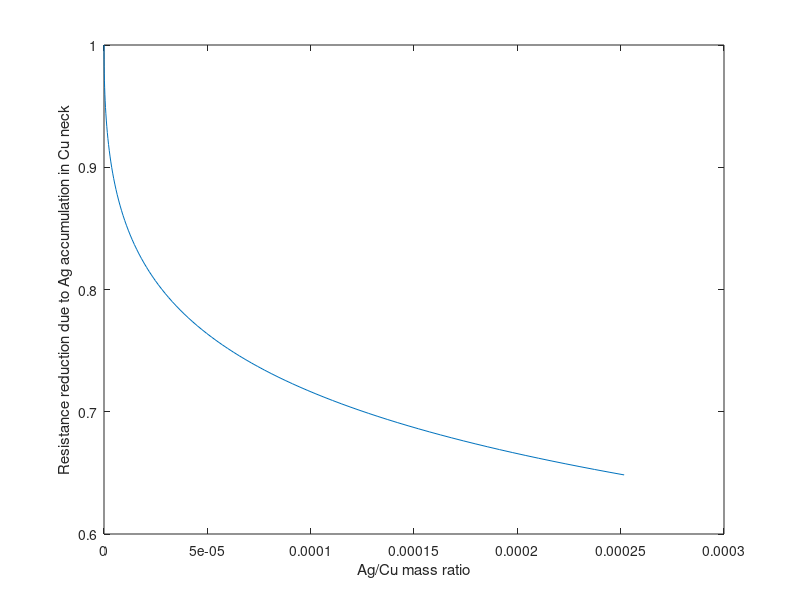

The MATLAB script that drew this image:
clear all
% close all
% home

l_d = 330e-9; 
l_r = l_d/2;
particle_size_ratio = 1/1.0;
r_d = l_d*particle_size_ratio;
r_r = r_d/2;

l_Cu_sint_deg = asind(1/(2*8)); % must be smaller than r_r

if l_r*sind(l_Cu_sint_deg) >= r_r
    l_Cu_sint_deg = asind((r_r*.999)/l_r)
end

r_Cu_sint_deg = asind(l_r*sind(l_Cu_sint_deg)/r_r);

%Cu_volume_full = ((4/6)*pi*(r.^3))
%Cu_cut_off = (pi/3)*((r-(r*cosd(Cu_sint_deg)))^2)*(3*r-(r-(r*cosd(Cu_sint_deg))))
%rat=Cu_cut_off/Cu_volume_full;
l_Cu_volume = ((4/6)*pi*(l_r.^3)) - ( (pi/3)*((l_r-(l_r*cosd(l_Cu_sint_deg)))^2)*(3*l_r-(l_r-(l_r*cosd(l_Cu_sint_deg)))) );
r_Cu_volume = ((4/6)*pi*(r_r.^3)) - ( (pi/3)*((r_r-(r_r*cosd(r_Cu_sint_deg)))^2)*(3*r_r-(r_r-(r_r*cosd(r_Cu_sint_deg)))) );
both_Cu_contact_area =  pi*(l_r*sind(l_Cu_sint_deg)).^2;

Cu_resistance = 1.68e-8;
Ag_resistance = 1.59e-8;

l_Ag_sint_deg = asind(1/(2*3)); % must be smaller than r_r hence must be smaller or equal to particle size ratio % must be bigger than l_Cu_sint_deg

if l_r*sind(l_Ag_sint_deg) > r_r
    l_Ag_sint_deg = asind(r_r/l_r)
end

r_Ag_sint_deg = asind(l_r*sind(l_Ag_sint_deg)/r_r);

no_of_points = 100;
no_of_steps = no_of_points-1;
interval = (l_Ag_sint_deg-l_Cu_sint_deg)/no_of_steps;

l_theta_for_plotting =  zeros(no_of_points,1,1);
r_theta_for_plotting =  zeros(no_of_points,1,1);

Ag_contact_area = zeros(no_of_points,1,1);
l_final_segment_Ag_faction = zeros(no_of_points,1,1);
r_final_segment_Ag_faction = zeros(no_of_points,1,1);

l_segment_final_Ag_volume = zeros(no_of_points,1,1);
l_segment_final_volume = zeros(no_of_points,1,1);
both_segment_final_carea = zeros(no_of_points,1,1);
l_segment_final_length = zeros(no_of_points,1,1);

r_segment_final_length = zeros(no_of_points,1,1);
r_segment_final_volume = zeros(no_of_points,1,1);
r_segment_final_Ag_volume = zeros(no_of_points,1,1);

Ag_Cu_mass_ratio = zeros(no_of_points,1,1);
contact_area_increase = zeros(no_of_points,1,1);

l_segment_Cu_resistance = zeros(no_of_points,1,1);
r_segment_Cu_resistance = zeros(no_of_points,1,1);
l_final_segment_resistance = zeros(no_of_points,1,1);
r_final_segment_resistance = zeros(no_of_points,1,1);

resistance_overall = zeros(no_of_points,1,1);
segment_Cu_average_carea = zeros(no_of_points,1,1);
l_segment_Cu_length = zeros(no_of_points,1,1);
r_segment_Cu_length = zeros(no_of_points,1,1);

res_av = zeros(no_of_points,1,1);
res_improvement = zeros(no_of_points,1,1);

final_segment_resistance_new = zeros(no_of_points,1,1);
final_segment_resistance2 = zeros(no_of_points,1,1);
resistance_overall2 = zeros(no_of_points,1,1);

fun = @(L) L/((l_r*sind(acosd(L/l_r))).^2);
    xmin = 0;
    xmax = (l_r*cosd(l_Cu_sint_deg));
    l_int_allCu_noAg = integral(fun,xmin,xmax,'ArrayValued',true); 
    l_noAg_segment_Cu_resistance = Cu_resistance * l_int_allCu_noAg / pi;

fun = @(L) L/((r_r*sind(acosd(L/r_r))).^2);
    xmin = 0;
    xmax = (r_r*cosd(r_Cu_sint_deg));
    r_int_allCu_noAg = integral(fun,xmin,xmax,'ArrayValued',true); 
    r_noAg_segment_Cu_resistance = Cu_resistance * r_int_allCu_noAg / pi;
    
overall_noAg_segment_Cu_resistance = l_noAg_segment_Cu_resistance + r_noAg_segment_Cu_resistance;

l_int_Cu = zeros(no_of_points,1,1);
l_int_f_Cu = zeros(no_of_points,1,1);
l_int_f_Ag = zeros(no_of_points,1,1);

r_int_Cu = zeros(no_of_points,1,1);
r_int_f_Cu = zeros(no_of_points,1,1);
r_int_f_Ag = zeros(no_of_points,1,1);

counter = 0;

for l_theta = l_Cu_sint_deg:interval:l_Ag_sint_deg % Cu_sint_deg
    r_theta = asind(l_r*sind(l_theta)/r_r);
    counter = counter+1;
    l_theta_for_plotting(counter) = l_theta;
    r_theta_for_plotting(counter) = r_theta;
    
    l_segment_Cu_length(counter) = l_r*cosd(l_theta);
    r_segment_Cu_length(counter) = r_r*cosd(r_theta);
    
    l_segment_final_length(counter) = (l_r*cosd(l_Cu_sint_deg)) - (l_r*cosd(l_theta));
    both_segment_final_carea(counter) = pi*(l_r*sind(l_theta)).^2;
    l_segment_final_Cu_volume = (pi/6) * l_segment_final_length(counter) * ( 3*(l_r*sind(l_theta)).^2 + 3*(l_r*sind(l_Cu_sint_deg)).^2 + l_segment_final_length(counter).^2 );
    l_segment_final_volume(counter) = l_segment_final_length(counter) * both_segment_final_carea(counter);
    l_segment_final_Ag_volume(counter) = l_segment_final_volume(counter) - l_segment_final_Cu_volume;
    
    r_segment_final_length(counter) = (r_r*cosd(r_Cu_sint_deg)) - (r_r*cosd(r_theta));
    r_segment_final_Cu_volume = (pi/6) * r_segment_final_length(counter) * ( 3*(r_r*sind(r_theta)).^2 + 3*(r_r*sind(r_Cu_sint_deg)).^2 + r_segment_final_length(counter).^2 );
    r_segment_final_volume(counter) = r_segment_final_length(counter) * both_segment_final_carea(counter);
    r_segment_final_Ag_volume(counter) = r_segment_final_volume(counter) - r_segment_final_Cu_volume;
        
    Ag_contact_area(counter) = both_segment_final_carea(counter)-both_Cu_contact_area;
    contact_area_increase(counter) = (both_segment_final_carea(counter)/both_Cu_contact_area)-1;
        
    Ag_Cu_mass_ratio(counter) = (10490*(l_segment_final_Ag_volume(counter)+r_segment_final_Ag_volume(counter)))/(8960*(l_Cu_volume+r_Cu_volume));
            
    if l_theta ~= l_Cu_sint_deg % ensure it won't be "NaN"
        l_final_segment_Ag_faction(counter) = l_segment_final_Ag_volume(counter) / l_segment_final_volume(counter) ;
    else
        l_final_segment_Ag_faction(counter) = 0;
    end
    l_Cu_faction_in_final_segment = 1-l_final_segment_Ag_faction(counter); 
    
    if r_theta ~= r_Cu_sint_deg % ensure it won't be "NaN"
        r_final_segment_Ag_faction(counter) = r_segment_final_Ag_volume(counter) / r_segment_final_volume(counter) ;
    else
        r_final_segment_Ag_faction(counter) = 0;
    end
    r_Cu_faction_in_final_segment = 1-r_final_segment_Ag_faction(counter); 
    
    fun = @(L) L/((l_r*sind(acosd(L/l_r))).^2);
    xmin = 0;
    xmax = l_segment_Cu_length(counter);
    l_int_Cu(counter) = integral(fun,xmin,xmax,'ArrayValued',true); 
    l_segment_Cu_resistance(counter) = Cu_resistance * l_int_Cu(counter) / pi;
    
    fun = @(L) L/((r_r*sind(acosd(L/r_r))).^2);
    xmin = 0;
    xmax = r_segment_Cu_length(counter);
    r_int_Cu(counter) = integral(fun,xmin,xmax,'ArrayValued',true); 
    r_segment_Cu_resistance(counter) = Cu_resistance * r_int_Cu(counter) / pi;
    
    fun = @(L) L/((l_r*sind(acosd((l_r*cosd(l_Cu_sint_deg)-L)/l_r))).^2);
    xmin = l_segment_Cu_length(counter);
    xmax = (l_r*cosd(l_Cu_sint_deg));
    l_int_f_Cu(counter) = integral(fun,xmin,xmax,'ArrayValued',true); 
    l_resistance_segment_final_Cu_part = Cu_resistance * l_int_f_Cu(counter) / pi;
    
    fun = @(L) L/((r_r*sind(acosd((r_r*cosd(r_Cu_sint_deg)-L)/r_r))).^2);
    xmin = r_segment_Cu_length(counter);
    xmax = (r_r*cosd(r_Cu_sint_deg));
    r_int_f_Cu(counter) = integral(fun,xmin,xmax,'ArrayValued',true); 
    r_resistance_segment_final_Cu_part = Cu_resistance * r_int_f_Cu(counter) / pi;
    
    fun = @(L) L/(((l_r*sind(acosd((l_r*cosd(l_Cu_sint_deg)-L)/l_r))).^2)-((l_r*sind(l_Cu_sint_deg)).^2));
    xmin = l_segment_Cu_length(counter);
    xmax = (l_r*cosd(l_Cu_sint_deg));
    l_int_f_Ag(counter) = integral(fun,xmin,xmax,'ArrayValued',true); 
    l_resistance_segment_final_Ag_part = Ag_resistance * l_int_f_Ag(counter) / pi;
    
    fun = @(L) L/(((r_r*sind(acosd((r_r*cosd(r_Cu_sint_deg)-L)/r_r))).^2)-((r_r*sind(r_Cu_sint_deg)).^2));
    xmin = r_segment_Cu_length(counter);
    xmax = (r_r*cosd(r_Cu_sint_deg));
    r_int_f_Ag(counter) = integral(fun,xmin,xmax,'ArrayValued',true); 
    r_resistance_segment_final_Ag_part = Ag_resistance * r_int_f_Ag(counter) / pi;
    
    l_final_segment_resistance(counter) = ( (1/l_resistance_segment_final_Cu_part) + (1/l_resistance_segment_final_Ag_part) )^(-1);
    r_final_segment_resistance(counter) = ( (1/r_resistance_segment_final_Cu_part) + (1/r_resistance_segment_final_Ag_part) )^(-1);
    
    resistance_overall(counter) = l_segment_Cu_resistance(counter) + l_final_segment_resistance(counter) + r_segment_Cu_resistance(counter) + r_final_segment_resistance(counter);
   
    res_improvement(counter) = resistance_overall(counter)/overall_noAg_segment_Cu_resistance;
end

%figure,plot(theta_for_plotting,resistance_overall)
%figure,plot(Ag_Cu_mass_ratio,resistance_overall)
figure(1)
plot(Ag_Cu_mass_ratio,res_improvement)
xlabel('Ag/Cu mass ratio')
ylabel('Resistance reduction due to Ag accumulation in Cu neck')
hold on

% figure(2)
% hold on
% plot(Ag_Cu_mass_ratio,resistance_overall)
% xlabel('Ag contact angle (degC)')
% ylabel('Resistance (\Omega)')
